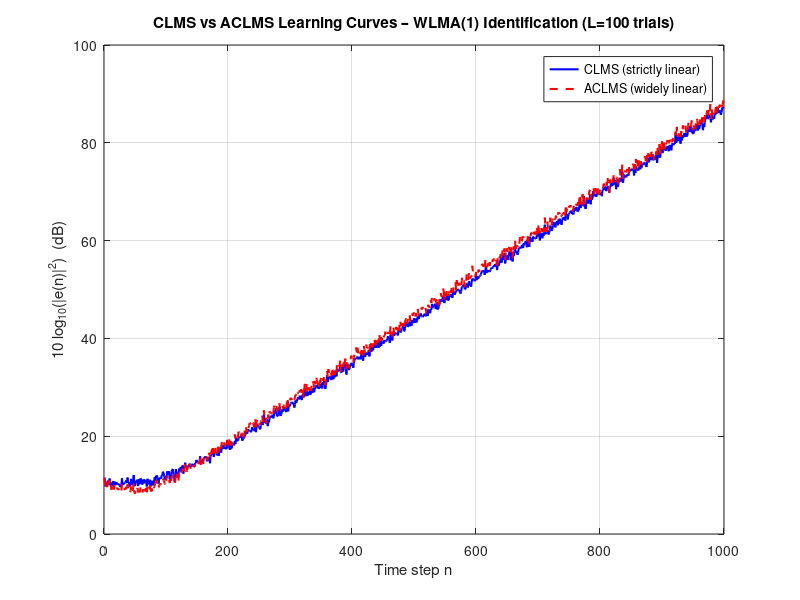

Write MATLAB code to recreate this figure.
%% ASPMI Part 3.1 – Complex LMS (CLMS) and Augmented CLMS (ACLMS)
% This script covers:
%   (a) WLMA(1) system identification using CLMS and ACLMS
%       – learning curves and steady-state error comparison
%   (b) Complex wind data prediction (circularity plots, CLMS vs ACLMS)

clc; clear; close all;

%% =========================================================
%% (a) WLMA(1) system identification
%% =========================================================
% Process: y(n) = x(n) + b1*x(n-1) + b2*x*(n-1),  x ~ CN(0,1)
% b1 = 1.5+1j  (strictly linear coefficient)
% b2 = 2.5-0.5j (widely linear / conjugate coefficient)

b1 = 1.5 + 1j;
b2 = 2.5 - 0.5j;

N  = 1000;    % Samples per trial
L  = 100;     % Independent trials (for ensemble average)
mu = 0.01;    % Learning rate

% Accumulators for squared error (linear scale)
e2_clms  = zeros(1, N);
e2_aclms = zeros(1, N);

for l = 1:L
    % Circular complex Gaussian input: x ~ CN(0,1)
    x = (randn(1, N+1) + 1j*randn(1, N+1)) / sqrt(2);

    % WLMA(1) output: y(n) = x(n) + b1*x(n-1) + b2*x*(n-1)
    y = x(2:end) + b1*x(1:end-1) + b2*conj(x(1:end-1));

    %% ---- CLMS (strictly linear, 1-tap) ----
    % Model: y_hat(n) = h * x(n-1)  — misses the conjugate term
    h = 0 + 0j;
    for n = 1:N
        y_hat        = h * x(n);          % Use x(n) as proxy for x(n-1) at step n
        e            = y(n) - y_hat;
        e2_clms(n)   = e2_clms(n) + abs(e)^2;
        h            = h + mu * conj(e) * x(n);   % CLMS: h += mu * e*(n) * x(n)
    end

    %% ---- ACLMS (widely linear, 1-tap h and g) ----
    % Model: y_hat(n) = h*x(n-1) + g*x*(n-1)  — uses both x and x*
    h = 0 + 0j;
    g = 0 + 0j;
    for n = 1:N
        y_hat         = h * x(n) + g * conj(x(n));
        e             = y(n) - y_hat;
        e2_aclms(n)   = e2_aclms(n) + abs(e)^2;
        h             = h + mu * conj(e) * x(n);          % Update h
        g             = g + mu * conj(e) * conj(x(n));    % Update g
    end
end

% Normalise by number of trials
e2_clms  = e2_clms  / L;
e2_aclms = e2_aclms / L;

% Plot learning curves in dB
figure;
plot(1:N, 10*log10(e2_clms  + eps), 'b',  'LineWidth', 1.5); hold on;
plot(1:N, 10*log10(e2_aclms + eps), 'r--', 'LineWidth', 1.5);
xlabel('Time step n');
ylabel('10 log_{10}(|e(n)|^2)  (dB)');
title('CLMS vs ACLMS Learning Curves – WLMA(1) Identification (L=100 trials)');
legend({'CLMS (strictly linear)', 'ACLMS (widely linear)'}, 'Location', 'best');
grid on;

% Steady-state error summary
ss_idx = round(0.8*N) : N;
fprintf('=== Part (a): Steady-state error ===\n');
fprintf('CLMS  steady-state error: %.2f dB\n', ...
    mean(10*log10(e2_clms(ss_idx)  + eps)));
fprintf('ACLMS steady-state error: %.2f dB\n', ...
    mean(10*log10(e2_aclms(ss_idx) + eps)));
fprintf('ACLMS achieves lower error because the WLMA(1) process is\n');
fprintf('non-circular (b2 ~= 0 introduces a pseudo-covariance).\n\n');

%% =========================================================
%% (b) Complex wind data prediction
%% =========================================================
% Data files: low-wind.mat, medium-wind.mat, high-wind.mat
% Each contains veast (E-W speed) and vnorth (N-S speed).
% Form complex wind: v[n] = veast[n] + j*vnorth[n]

wind_files = {'wind-dataset\low-wind.mat', ...
              'wind-dataset\medium-wind.mat', ...
              'wind-dataset\high-wind.mat'};
reg_names  = {'Low wind', 'Medium wind', 'High wind'};

if ~isfile(wind_files{1})
    warning('Wind data files not found. Skipping Part (b).');
    return;
end

% --- Circularity (scatter) plots ---
figure('Name', 'Wind circularity plots');
for k = 1:3
    data  = load(wind_files{k});
    v     = data.veast + 1j * data.vnorth;

    subplot(1, 3, k);
    scatter(real(v), imag(v), 5, 'filled', 'MarkerFaceAlpha', 0.3);
    axis equal;
    xlabel('East component (m/s)');
    ylabel('North component (m/s)');
    title(sprintf('%s – Circularity plot', reg_names{k}));
    grid on;
end
sgtitle('Complex wind signal: scatter (circularity) diagrams');
% A circular distribution → CLMS and ACLMS perform equally well.
% An elongated (non-circular) distribution → ACLMS outperforms CLMS.

% --- Prediction with CLMS and ACLMS ---
mu_wind = 0.01;
M_vals  = [1, 5, 10];   % Filter lengths to compare

fprintf('=== Part (b): Wind prediction MSPE ===\n');
fprintf('%-14s  M  %-14s  %-14s\n', 'Regime', 'CLMS MSPE', 'ACLMS MSPE');

for k = 1:3
    data = load(wind_files{k});
    v    = data.veast(:) + 1j * data.vnorth(:);  % Column vector
    Nw   = length(v);

    for m = 1:length(M_vals)
        M = M_vals(m);

        % ---- CLMS prediction ----
        h_c = zeros(M, 1);
        e2c = 0;
        for n = M+1 : Nw
            xv    = v(n-1 : -1 : n-M);          % Input vector
            e_c   = v(n) - h_c' * xv;           % CLMS prediction error
            h_c   = h_c + mu_wind * conj(e_c) * xv;
            e2c   = e2c + abs(e_c)^2;
        end
        mspe_c = e2c / (Nw - M);

        % ---- ACLMS prediction ----
        h_a = zeros(M, 1);
        g_a = zeros(M, 1);
        e2a = 0;
        for n = M+1 : Nw
            xv    = v(n-1 : -1 : n-M);
            e_a   = v(n) - h_a' * xv - g_a' * conj(xv);  % ACLMS prediction error
            h_a   = h_a + mu_wind * conj(e_a) * xv;
            g_a   = g_a + mu_wind * conj(e_a) * conj(xv);
            e2a   = e2a + abs(e_a)^2;
        end
        mspe_a = e2a / (Nw - M);

        fprintf('%-14s  %-2d  %-14.6f  %-14.6f\n', reg_names{k}, M, mspe_c, mspe_a);
    end
end
fprintf('\nHint: ACLMS outperforms CLMS for non-circular (high) wind regimes.\n');
